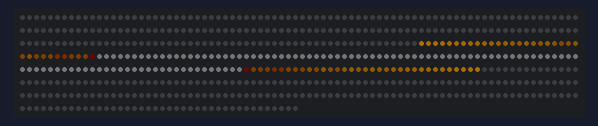
Bench run of a sketch on a simulated Arduino Mega 2560, built with avr-gcc and run on an emulated ATmega2560. Parts: 600 RGB LEDs in strip order, left to right, continuing on the next row. Dim RGB values are drawn brighter than linear; random numbers use the default seed unless the sketch sets one.

Above: at 17.22 s.

The sketch:

fireworks.ino
```cpp
#include <FastLED.h>

#define LED_PIN 23   // 定義燈帶資料腳位
#define NUM_LEDS 600 // LED燈數量

CRGBArray<NUM_LEDS> leds;

void setup()
{
  Serial.begin(115200);
  // 如果您的燈帶不是WS2812B，請自行更改您所使用的燈帶型號(備註: WS2815 須將 GRB 改成 RGB)
  FastLED.addLeds<WS2812B, LED_PIN, GRB>(leds, NUM_LEDS);
  // FastLED.addLeds<WS2815, LED_PIN, RGB>(leds, NUM_LEDS);

  FastLED.setBrightness(50); // 設置亮度，根據需要調整
}

void fadeall()
{
  for (int i = 0; i < NUM_LEDS; i++)
  {
    leds[i].nscale8(235);
  }
}

int num_1;
int num_2;
int px_R;
int px_G;
int px_B;

void loop()
{
  int model = 0;
  int i = 0;
  int j = NUM_LEDS;
  int stop = (NUM_LEDS / 2) + 1;
  int y = 0;
  int x = 0;
  int time = 0;
  int run = 0;
  int end = 0;
  int flower = 0;
  while (true)
  {
    switch (model)
    {
    case 0:
      leds[i] = CRGB::Orange;
      i++;
      leds[j] = CRGB::Orange;
      j--;

      delay(10);
      FastLED.show();
      fadeall();

      if (i == stop)
      {
        model = 1;
        i = stop;
        j = stop;
        y = 0;
      }
      break;
    case 1:
      switch (y)
      {
      case 0:
        if (x == 100)
        {
          y = 1;
        }
        fadeall();
        FastLED.show();
        delay(10);
        x++;
        break;
      case 1:
        if ((time > 100) && (i < NUM_LEDS))
        {
          leds[i] = CRGB::Orange;
          leds[j] = CRGB::Orange;
          fadeall();
        }
        else if (i < NUM_LEDS)
        {
          leds[i] = CRGB::White;
          leds[j] = CRGB::White;
        }
        else
        {
          model = 2;
          break;
        }

        i += 1;
        j -= 1;
        if (time <= 100)
        {
          time += 2;
        }
        FastLED.show();
        delay(time / 10);
        break;
      }
      break;
    case 2:
      if (run == 100)
      {
        model = 3;
        run = 0;
        break;
      }
      flower = random(0, NUM_LEDS);
      leds[flower] = CRGB(255, 255, 255);
      FastLED.show();
      delay(5);
      fadeall();
      run++;
      break;
    case 3:
      if (run == 100)
      {
        end = 1;
      }
      fadeall();
      FastLED.show();
      delay(5);
      run++;
    }

    if (end == 1)
    {
      break;
    }
  }
}
```
